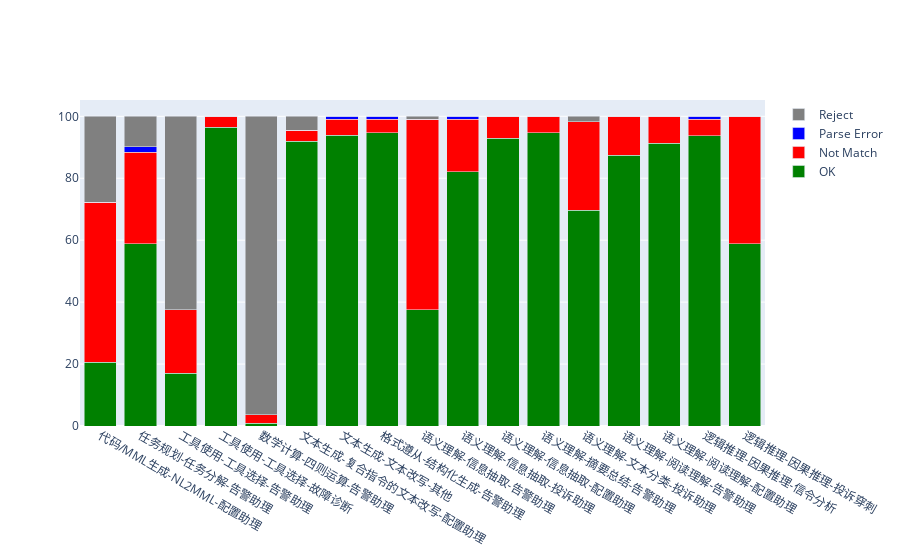

Notebook cell for this chart:
### Code cell
# 统计每个name的情况
df_statics = df_statics.groupby('name').sum()

print(df_statics)

name = df_statics.index
print(name)

reject = np.array(df_statics['reject'])
parse_error = np.array(df_statics['parse_error'])
not_match = np.array(df_statics['not_match'])
ok = np.array(df_statics['ok'])

totals = reject + parse_error + not_match + ok

percent_reject = reject / totals * 100
percent_parse_error = parse_error / totals * 100
percent_not_match = not_match / totals * 100
percent_ok = ok / totals * 100

# 绘制百分比堆叠柱状图
import plotly.graph_objects as go

fig = go.Figure()

fig.add_trace(go.Bar(
    x=name,
    y=percent_ok,
    name='OK',
    marker=dict(color='green')
))

fig.add_trace(go.Bar(
    x=name,
    y=percent_not_match,
    name='Not Match',
    marker=dict(color='red')
))

fig.add_trace(go.Bar(
    x=name,
    y=percent_parse_error,
    name='Parse Error',
    marker=dict(color='blue')
))

fig.add_trace(go.Bar(
    x=name,
    y=percent_reject,
    name='Reject',
    marker=dict(color='gray')
))

fig.update_layout(barmode='stack')

fig.show()

### Figure 1 — Plotly figure (JSON) as saved in the notebook; plotly's stock layout.template omitted (floating-point values rounded to 4 significant figures)
{"data": [{"marker": {"color": "green"}, "name": "OK", "type": "bar", "x": ["代码/MML生成-NL2MML-配置助理", "任务规划-任务分解-告警助理", "工具使用-工具选择-告警助理", "工具使用-工具选择-故障诊断", "数学计算-四则运算-告警助理", "文本生成-复合指令的文本改写-配置助理", "文本生成-文本改写-其他", "格式遵从-结构化生成-告警助理", "语义理解-信息抽取-告警助理", "语义理解-信息抽取-投诉助理", "语义理解-信息抽取-配置助理", "语义理解-摘要总结-告警助理", "语义理解-文本分类-投诉助理", "语义理解-阅读理解-告警助理", "语义理解-阅读理解-配置助理", "逻辑推理-因果推理-信令分析", "逻辑推理-因果推理-投诉穿刺"], "y": [20.54, 58.93, 16.96, 96.43, 0.8929, 91.96, 93.86, 94.74, 37.5, 82.14, 92.86, 94.64, 69.64, 87.5, 91.23, 93.75, 58.93]}, {"marker": {"color": "red"}, "name": "Not Match", "type": "bar", "x": ["代码/MML生成-NL2MML-配置助理", "任务规划-任务分解-告警助理", "工具使用-工具选择-告警助理", "工具使用-工具选择-故障诊断", "数学计算-四则运算-告警助理", "文本生成-复合指令的文本改写-配置助理", "文本生成-文本改写-其他", "格式遵从-结构化生成-告警助理", "语义理解-信息抽取-告警助理", "语义理解-信息抽取-投诉助理", "语义理解-信息抽取-配置助理", "语义理解-摘要总结-告警助理", "语义理解-文本分类-投诉助理", "语义理解-阅读理解-告警助理", "语义理解-阅读理解-配置助理", "逻辑推理-因果推理-信令分析", "逻辑推理-因果推理-投诉穿刺"], "y": [51.79, 29.46, 20.54, 3.571, 2.679, 3.571, 5.263, 4.386, 61.61, 16.96, 7.143, 5.357, 28.57, 12.5, 8.772, 5.357, 41.07]}, {"marker": {"color": "blue"}, "name": "Parse Error", "type": "bar", "x": ["代码/MML生成-NL2MML-配置助理", "任务规划-任务分解-告警助理", "工具使用-工具选择-告警助理", "工具使用-工具选择-故障诊断", "数学计算-四则运算-告警助理", "文本生成-复合指令的文本改写-配置助理", "文本生成-文本改写-其他", "格式遵从-结构化生成-告警助理", "语义理解-信息抽取-告警助理", "语义理解-信息抽取-投诉助理", "语义理解-信息抽取-配置助理", "语义理解-摘要总结-告警助理", "语义理解-文本分类-投诉助理", "语义理解-阅读理解-告警助理", "语义理解-阅读理解-配置助理", "逻辑推理-因果推理-信令分析", "逻辑推理-因果推理-投诉穿刺"], "y": [0, 1.786, 0, 0, 0, 0, 0.8772, 0.8772, 0, 0.8929, 0, 0, 0, 0, 0, 0.8929, 0]}, {"marker": {"color": "gray"}, "name": "Reject", "type": "bar", "x": ["代码/MML生成-NL2MML-配置助理", "任务规划-任务分解-告警助理", "工具使用-工具选择-告警助理", "工具使用-工具选择-故障诊断", "数学计算-四则运算-告警助理", "文本生成-复合指令的文本改写-配置助理", "文本生成-文本改写-其他", "格式遵从-结构化生成-告警助理", "语义理解-信息抽取-告警助理", "语义理解-信息抽取-投诉助理", "语义理解-信息抽取-配置助理", "语义理解-摘要总结-告警助理", "语义理解-文本分类-投诉助理", "语义理解-阅读理解-告警助理", "语义理解-阅读理解-配置助理", "逻辑推理-因果推理-信令分析", "逻辑推理-因果推理-投诉穿刺"], "y": [27.68, 9.821, 62.5, 0, 96.43, 4.464, 0, 0, 0.8929, 0, 0, 0, 1.786, 0, 0, 0, 0]}], "layout": {"barmode": "stack"}}
